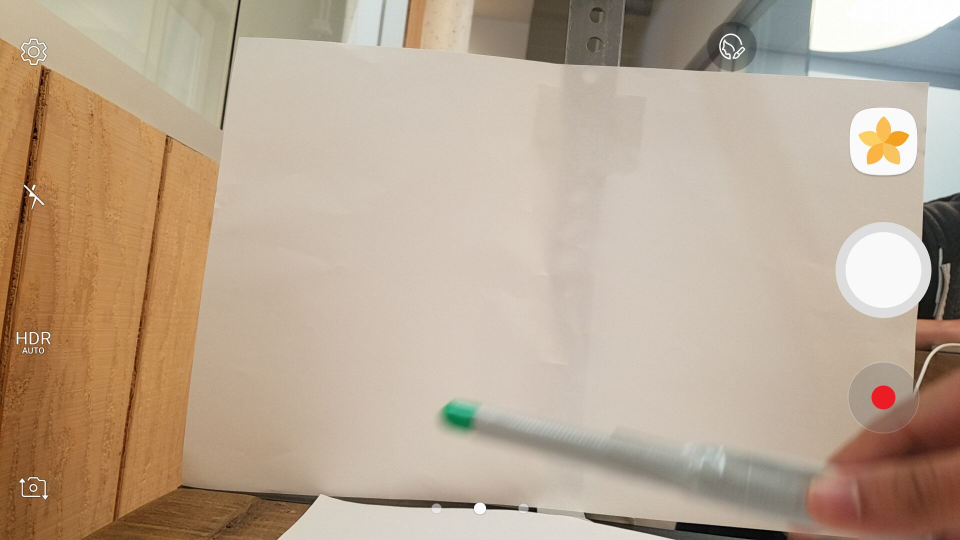
#> input picture mock/green_pen_manual/trial1/ss-2017-07-29T22:06:24.274Z.jpg, 1920 x 1080 px (shown at 1/2 size); its folder holds only this picture in this run
$ python klt_tracking.py
#> lines starting #> are read from the running program, lines starting #| are printed output that depends on the picture; after the words box and inside, x2 and y2 are one past the last pixel; in counts of white or black regions, pixels touching at a corner belong together
import sys
import os
import time
import numpy as np
import scipy.cluster
import cv2
import itertools

class KLTTracker():
    def __init__(self):
        self.xmin = 100
        self.xmax = 1650
        self.ymin = 150
        self.ymax = 1000
        self.feature_params = dict(maxCorners = 10,
                         qualityLevel = 0.00001,
                         minDistance = 5,
                         blockSize = 7)

        self.lk_params = dict( winSize  = (5,5),
                    maxLevel = 10,
                    criteria = (cv2.TERM_CRITERIA_EPS | cv2.TERM_CRITERIA_COUNT, 100, 0.05))

    def mask_image(self,image):
        mask = np.all([image[:,:,0]<100,image[:,:,1]>100,image[:,:,2]<100],axis=0)
        masked_image = image*mask[:,:,np.newaxis]
        return masked_image

    # initial_img_array: Numpy array
    def detect_features(self,initial_img_array):
        old_frame = initial_img_array[self.ymin:self.ymax,self.xmin:self.xmax,:]
        old_masked = self.mask_image(old_frame)
        self.old_gray = cv2.cvtColor(old_masked, cv2.COLOR_BGR2GRAY)
        self.p0 = cv2.goodFeaturesToTrack(self.old_gray, mask = None, **self.feature_params)

    def init_feature_tracking(self):
        self.point_history = []

    def update_features(self,input_img_array):
        self.frame = input_img_array[self.ymin:self.ymax,self.xmin:self.xmax,:]
        frame_masked = self.mask_image(self.frame)
        self.frame_gray = cv2.cvtColor(frame_masked, cv2.COLOR_BGR2GRAY)

        # Calculate optical flow
        self.p1, st, err = cv2.calcOpticalFlowPyrLK(self.old_gray, self.frame_gray, self.p0, None, **self.lk_params)

        # If all features drop out, restart feature detection
        if self.p1 is None:
            self.avg = None
            self.detect_features(input_img_array)
            return

        # Select good points
        self.good_new = self.p1[st==1]

    # Only choose points from the largest cluster
    def cluster(self):
        if(len(self.good_new)>0):
            clusters= scipy.cluster.hierarchy.fclusterdata(self.good_new, 1, criterion='inconsistent', metric='euclidean', depth=2, method='average', R=None)
            self.pen_tip = self.good_new[clusters == 1]

    def average(self):
        if(len(self.good_new)>0):
            self.avg = np.average(self.pen_tip,axis=0)
            self.point_history.append(self.avg)

        for a,b in itertools.izip(self.point_history, self.point_history[1:]):
            cv2.line(self.frame, tuple(a), tuple(b), (255,0,0))

    # Prepare for the next round of tracking
    def update_history(self):
        self.old_gray = self.frame_gray.copy()
        self.p0 = self.good_new.reshape(-1,1,2)

    def track_features(self,input_img_array):
        self.update_features(input_img_array)
        self.cluster()
        self.average()
        self.update_history()

    def run_tracking(self,img):
        try:
            self.track_features(img)
        except AttributeError:
            self.detect_features(img)
            self.init_feature_tracking()

    def get_frame(self):
        return self.frame

    def get_frame_gray(self):
        return self.frame_gray

    def get_good_new(self):
        return self.good_new

    def get_pen_tip(self):
        return self.pen_tip

    def get_avg(self):
        return self.avg


def main():
    dir = os.path.dirname(__file__)
    path = os.path.join(dir,'../mock/green_pen_manual/trial1')
    images = [os.path.join(path,f) for f in os.listdir(path) if not f.startswith('.')]

    feature_tracker = KLTTracker()
    feature_tracker.run_tracking(np.asarray(cv2.imread(images[0])))
#> in update_features, `self.frame = input_img_array[self.ymin:self.ymax,self.xmin:self.xmax,:]`:
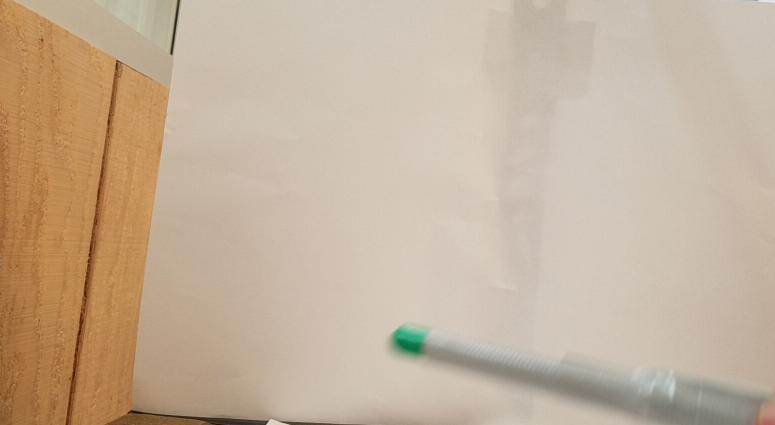
#> self.frame: shape (850, 1550, 3) (shown at 1/2 size); mean B, G, R 155.2, 176.7, 196.4
#> in mask_image, `mask = np.all([image[:,:,0]<100,image[:,:,1]>100,image[:,:,2]<100],axi..`:
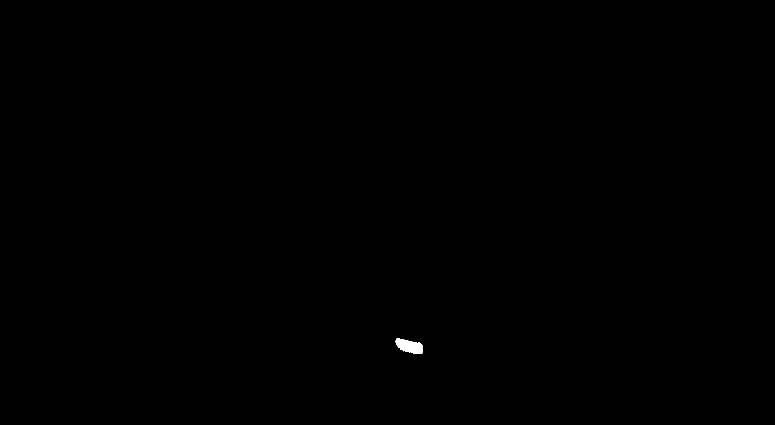
#> mask: shape (850, 1550) bool (shown at 1/2 size); 0.09% white; 1 white region, box (x1, y1, x2, y2) and area: (791, 676, 846, 708) 1141
#> in detect_features, `self.p0 = cv2.goodFeaturesToTrack(self.old_gray, mask = None, **self.f..`: self.p0 = [[843, 704], [795, 678], [800, 697], [793, 683], [843, 692], [839, 687], [805, 700], [818, 703], [811, 701], [843, 697]]
#> in run_tracking, img is the input picture: shape (1080, 1920, 3); mean B, G, R 145.8, 166.2, 185.6

    for img in images[1:]:
        feature_tracker.run_tracking(np.asarray(cv2.imread(img)))

        # Plot points
        markers = np.zeros_like(feature_tracker.get_frame_gray())
        if feature_tracker.get_pen_tip() is not None:
            for point in feature_tracker.get_pen_tip():
                cv2.circle(feature_tracker.get_frame(), tuple(point), 3, (0,0,255), 3)

        # Display image
        cv2.imshow('frame',cv2.resize(feature_tracker.get_frame(), (0,0), fx=0.5, fy=0.5))
        time.sleep(0.1)
        k = cv2.waitKey(30) & 0xff
        if k == 27:
            break

if __name__ == "__main__":
    main()
